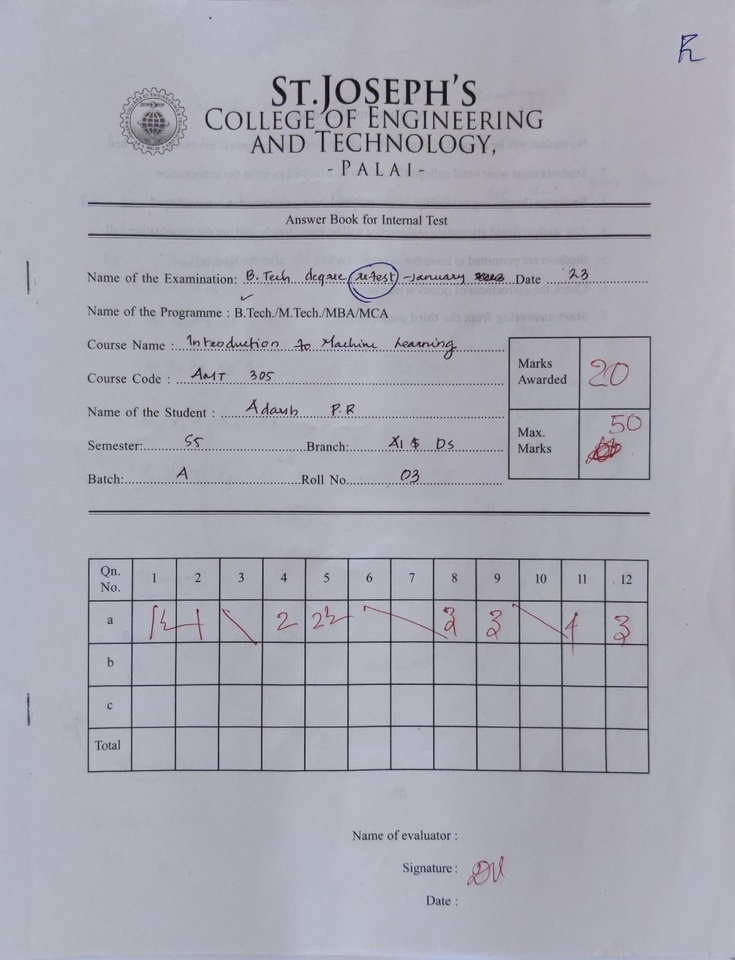
#> input picture Codes/image to table/adarsh.jpg, 735 x 960 px, shrunk from 1686 x 2200 before the run
$ jupyter execute --allow-errors 'img cutting.ipynb'
#> lines starting #> are read from the running program, lines starting #| are printed output that depends on the picture
[cell 1]
import cv2
import matplotlib.pyplot as plt
from PIL import Image as PIL_Image, ImageDraw

[cell 2]
image = cv2.imread('adarsh.jpg')
#> image is the input picture: shape (960, 735, 3); mean B, G, R 179.5, 168.4, 168.6
height, width, _ = image.shape
#> height = 960; width = 735
# print(image.shape)
img_lowerHalf = image[height//2+100:, 100:-100]
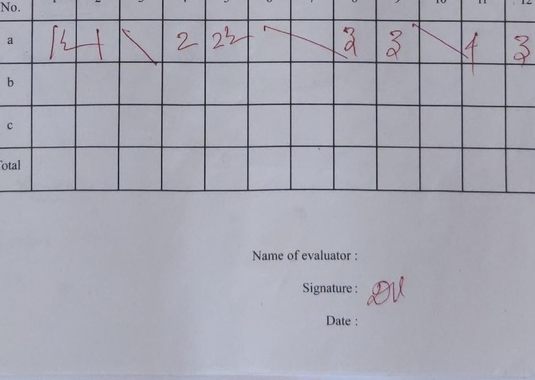
#> img_lowerHalf: shape (380, 535, 3); mean B, G, R 179.4, 167.9, 167.4
plt.figure(figsize=(10, 10))
plt.imshow(img_lowerHalf)
plt.show()

[cell 3]
img_lowerHalf

#> (a cell that did not finish here is left out)

[cell 5]
import numpy as np
from PIL import Image

# Create a numpy ndarray with random pixel values
width = 200
height = 100
channels = 1
arr = np.random.randint(0, 255, size=(height, width), dtype=np.uint8)

# Convert the ndarray to an image
img = Image.fromarray(arr)
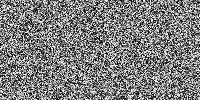
#> img: PIL image 200x100 L; min 0, max 254, mean 126.2

# Show the image in a window
plt.imshow(img)
plt.show()

$ run again, with Codes/image to table/ad_cut.jpg copied over Codes/image to table/adarsh.jpg
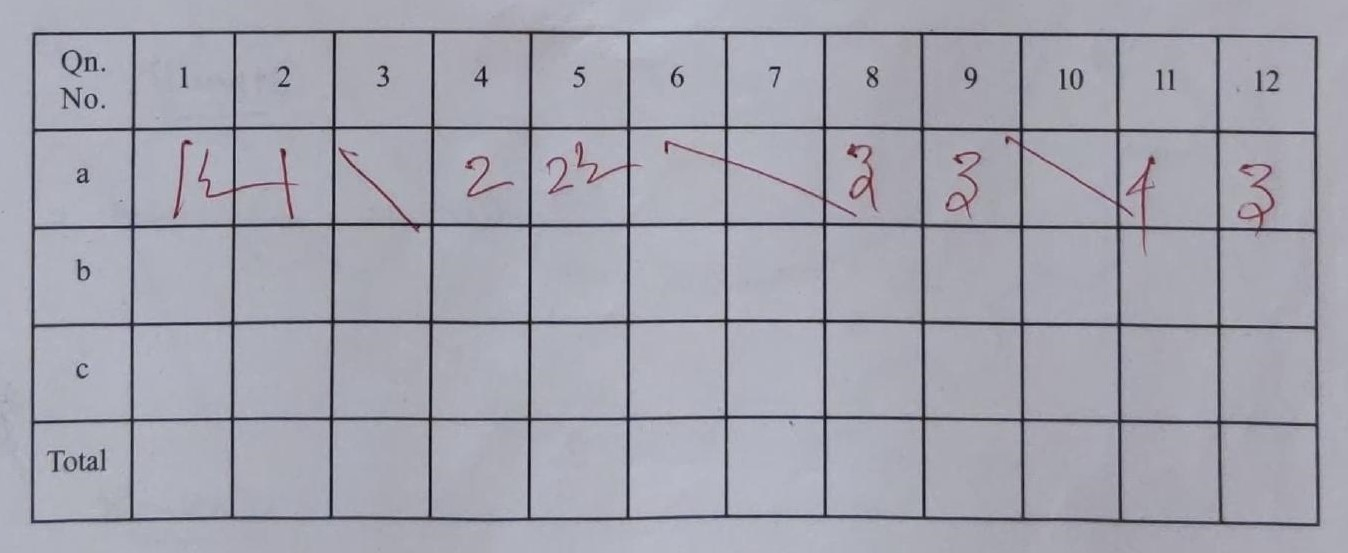
#> input picture Codes/image to table/ad_cut.jpg, 1348 x 553 px
#> image is the input picture: shape (553, 1348, 3); mean B, G, R 174.8, 163.7, 163.5
#> `img_lowerHalf = image[height//2+100:, 100:-100]`:
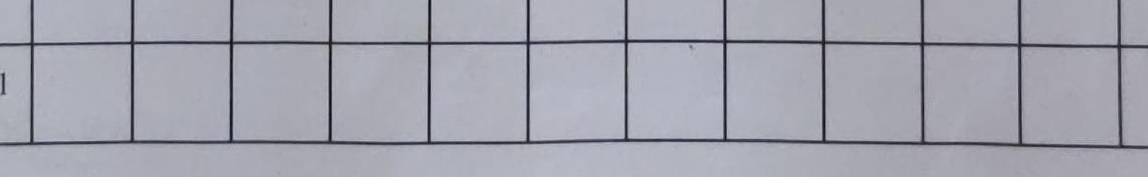
#> img_lowerHalf: shape (177, 1148, 3); mean B, G, R 176.3, 164.9, 164.2
